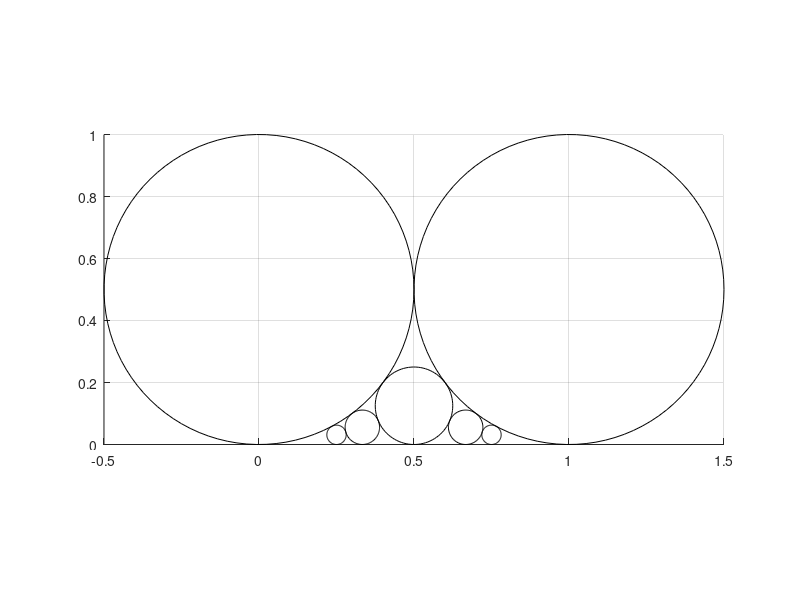

Write the MATLAB code that produced this figure.
% Program narise Fordove kroge:
% ulomku p/q ustreza krog z dotikaliscem v p/q
% in polmerom 1/(2q^2)

t = linspace(0,2*pi,100);

% C(0/1)
x_1 = (1/2)*cos(t);
y_1 = 1/2 + (1/2)*sin(t);

% C(1,1)
x_2 = 1 + (1/2)*cos(t);
y_2 = 1/2 + (1/2)*sin(t);

% C(1,2)
x_3 = 1/2 + (1/8)*cos(t);
y_3 = 1/8 + (1/8)*sin(t);

% C(1,3)
x_4 = 1/3 + (1/18)*cos(t);
y_4 = 1/18 + (1/18)*sin(t);

% C(2,3)
x_5 = 2/3 + (1/18)*cos(t);
y_5 = 1/18 + (1/18)*sin(t);

% C(1,4)
x_6 = 1/4 + (1/32)*cos(t);
y_6 = 1/32 + (1/32)*sin(t);

% C(3,4)
x_7 = 3/4 + (1/32)*cos(t);
y_7 = 1/32 + (1/32)*sin(t);

hold on
axis equal
axis([-0.5,1.5,0,1]);
grid on
plot(x_1,y_1,'color', 'k') %k
plot(x_2,y_2,'color', 'k')
plot(x_3,y_3,'color', 'k') %b
plot(x_4,y_4,'color', 'k') %r
plot(x_5,y_5,'color', 'k')
plot(x_6,y_6,'color', 'k') %g
plot(x_7,y_7,'color', 'k')

hold off